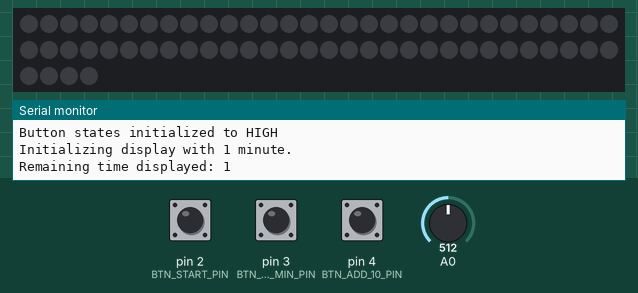
Simulated run of this sketch. Board: Arduino Uno, built with avr-gcc and run on an emulated ATmega328P. On the bench: 64 RGB LEDs in strip order, left to right, continuing on the next row, the last lines printed to the serial monitor. Inputs (shaded band) come from the test bench; at power-on: pin 2 (BTN_START_PIN) HIGH, pin 3 (BTN_ADD_MIN_PIN) HIGH, pin 4 (BTN_ADD_10_PIN) HIGH, A0 = 512. Dim RGB values are drawn brighter than linear; random numbers use the default seed unless the sketch sets one.

Above: at 1.2 s.
1.3 s: pin 2 (BTN_START_PIN) pulled LOW for 0.15 s
At 1.55 s:
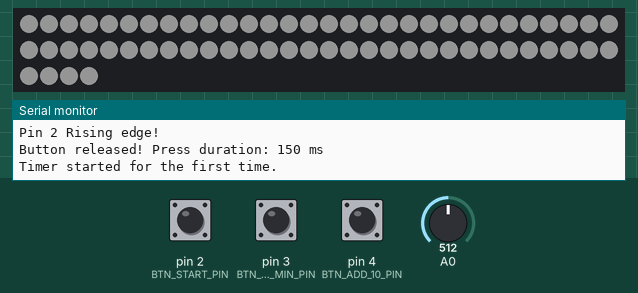
4.4 s: pin 2 (BTN_START_PIN) pulled LOW for 0.15 s
At 6.75 s:
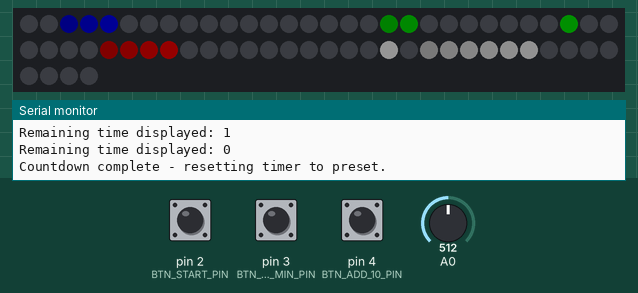
7.5 s: pin 3 (BTN_ADD_MIN_PIN) pulled LOW for 0.15 s
At 8.7 s:
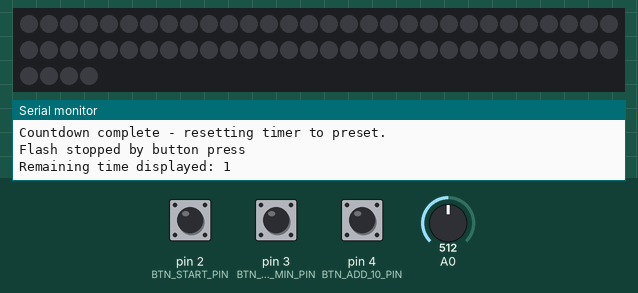
9.1 s: pin 4 (BTN_ADD_10_PIN) pulled LOW for 0.15 s
10.7 s: pin 3 (BTN_ADD_MIN_PIN) pulled LOW for 1 s
At 12.0 s:
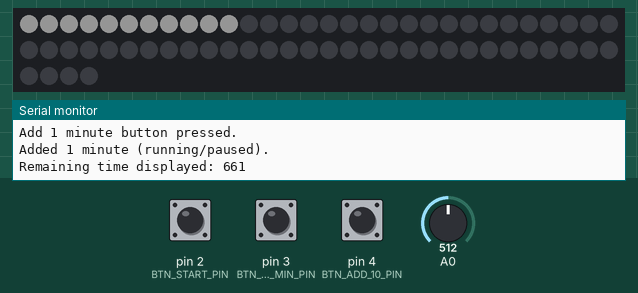
13.2 s: pin 4 (BTN_ADD_10_PIN) pulled LOW for 1 s
Timing chart, 0 to 16.2 s (numbered marks = the images above; inputs shaded):
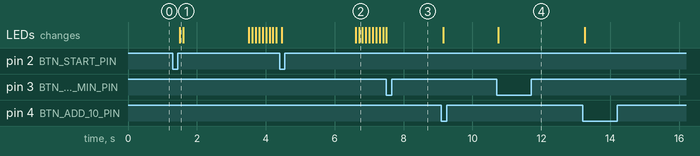

The sketch:

bcc1.ino
```cpp
#include <Adafruit_NeoPixel.h>

// LED matrix configuration
#define LED_PIN       6     // Pin to which the WS2812 matrix is attached
#define NUM_LEDS      64    // Total number of LEDs in the 8x8 matrix

// Button pins (assumed wiring; modify as needed)
#define BTN_START_PIN    2
#define BTN_ADD_MIN_PIN  3
#define BTN_ADD_10_PIN   4

// Maximum time in seconds (64 minutes)
#define MAX_TIME (64 * 60)

// Maximum LED brightness (1/12 of 255)
#define MAX_BRIGHTNESS 20

// Simple debounce delay in milliseconds
#define DEBOUNCE_DELAY 50

// Long press detection time in milliseconds
#define LONG_PRESS_TIME 2000

// Simple edge detection functions with debounce
bool detectFallingEdge(uint8_t pin, int &lastState, unsigned long &unused) {
  int currentState = digitalRead(pin);

  // First check if we have a falling edge
  if (currentState == LOW && lastState == HIGH) {
    Serial.print("Pin ");
    Serial.print(pin);
    Serial.println(" Falling edge!");
    delay(DEBOUNCE_DELAY);
    lastState = currentState;  // Update state after debounce
    return true;
  }

  lastState = currentState;
  return false;
}

bool detectRisingEdge(uint8_t pin, int &lastState, unsigned long &unused) {
  int currentState = digitalRead(pin);

  // First check if we have a rising edge
  if (currentState == HIGH && lastState == LOW) {
    Serial.print("Pin ");
    Serial.print(pin);
    Serial.println(" Rising edge!");
    delay(DEBOUNCE_DELAY);
    lastState = currentState;  // Update state after debounce
    return true;
  }

  lastState = currentState;
  return false;
}

// NeoPixel object
Adafruit_NeoPixel strip = Adafruit_NeoPixel(NUM_LEDS, LED_PIN, NEO_GRB + NEO_KHZ800);

// Global timer variables (in seconds)
unsigned long presetTime = 1;      // initial preset time (changed from 60 to 1)
unsigned long originalTime = 1;    // captures preset time when clock first started (changed from 60 to 1)
unsigned long remainingTime = 1;   // remaining time (in seconds) (changed from 60 to 1)

// Timing for countdown update
unsigned long previousMillis = 0;
const unsigned long interval = 1000;  // update countdown every 1 second

// State variables
bool running = false;
bool hasStarted = false;  // indicates if the timer has ever started (to capture presetTime)
bool countdownFinished = false;
unsigned long lastFlashMillis = 0;
bool flashState = false;

// Variables for button states
int lastBtnStartState = HIGH;
bool btnStartPressed = false;
unsigned long btnStartPressTime = 0;

int lastBtnAddMinState = HIGH;
int lastBtnAdd10State = HIGH;

// Replace the single snake variables with arrays for 4 snakes
const int NUM_SNAKES = 4;
const int MIN_SNAKE_LENGTH = 2;
const int MAX_SNAKE_LENGTH = 7;
int snakeLength[NUM_SNAKES];  // Current length of each snake
int snakeX[NUM_SNAKES][MAX_SNAKE_LENGTH];  // X positions for each snake
int snakeY[NUM_SNAKES][MAX_SNAKE_LENGTH];  // Y positions for each snake
int dirX[NUM_SNAKES];  // X direction for each snake
int dirY[NUM_SNAKES];  // Y direction for each snake

// Colors for each snake (R,G,B)
const uint8_t snakeColors[NUM_SNAKES][3] = {
    {0, 0, MAX_BRIGHTNESS},    // Blue snake
    {0, MAX_BRIGHTNESS, 0},    // Green snake
    {MAX_BRIGHTNESS, 0, 0},    // Red snake
    {MAX_BRIGHTNESS, MAX_BRIGHTNESS, MAX_BRIGHTNESS}  // White snake
};

// Add this with other global variables at the top
bool firstTime = true;  // For snake animation initialization

void setup() {
  // Initialize serial monitor for debugging
  Serial.begin(115200);
  Serial.println("Bedtime counter hello.");

  // Initialize button pins as input with pullup
  pinMode(BTN_START_PIN, INPUT_PULLUP);
  pinMode(BTN_ADD_MIN_PIN, INPUT_PULLUP);
  pinMode(BTN_ADD_10_PIN, INPUT_PULLUP);

  // Initialize button states to their pulled-up state
  lastBtnStartState = HIGH;
  lastBtnAddMinState = HIGH;
  lastBtnAdd10State = HIGH;
  Serial.println("Button states initialized to HIGH");

  // Initialize the LED strip
  strip.begin();
  strip.show(); // Initialize all pixels to 'off'

  // Show initial 1-minute value
  Serial.println("Initializing display with 1 minute.");

  // Initialize random seed
  randomSeed(analogRead(0));

  // Initialize all snakes
  for (int s = 0; s < NUM_SNAKES; s++) {
    snakeLength[s] = random(MIN_SNAKE_LENGTH, MAX_SNAKE_LENGTH + 1);
    for (int i = 0; i < snakeLength[s]; i++) {
      snakeX[s][i] = i;
      snakeY[s][i] = s * 2;  // Start snakes at different Y positions
    }
    dirX[s] = 1;
    dirY[s] = 0;
  }

  updateDisplay();
}

void loop() {
  unsigned long currentMillis = millis();

  // Countdown update
  unsigned long now = millis();
  if (running && (now - previousMillis >= interval)) {
    if (remainingTime > 0) {
      remainingTime--;
      previousMillis = now;  // update previousMillis to current time
      updateDisplay();
    } else {
      running = false;
      countdownFinished = true;  // Start the continuous flash
      Serial.println("Countdown complete - resetting timer to preset.");
      remainingTime = presetTime;  // Reset to preset time
    }
  }

  // Handle finish flash if countdown is complete
  if (countdownFinished) {
    handleFinishFlash();

    // Check any button press to stop flashing
    if (digitalRead(BTN_START_PIN) == LOW ||
        digitalRead(BTN_ADD_MIN_PIN) == LOW ||
        digitalRead(BTN_ADD_10_PIN) == LOW) {
      countdownFinished = false;
      firstTime = true;  // Reset the firstTime flag for next animation
      Serial.println("Flash stopped by button press");
      updateDisplay();
      delay(DEBOUNCE_DELAY);
      while ((digitalRead(BTN_START_PIN) == LOW ||
        digitalRead(BTN_ADD_MIN_PIN) == LOW ||
        digitalRead(BTN_ADD_10_PIN) == LOW)) {
        // wait until button releases
      }
    }
  }

  // Start Button handling

  // Always check for rising edge when button is pressed
  if (btnStartPressed) {
    if (detectRisingEdge(BTN_START_PIN, lastBtnStartState, btnStartPressTime)) {
      unsigned long pressDuration = millis() - btnStartPressTime;
      Serial.print("Button released! Press duration: ");
      Serial.print(pressDuration);
      Serial.println(" ms");

      if (pressDuration >= LONG_PRESS_TIME) {
        running = false;
        originalTime = presetTime =remainingTime = 60;  // Restore to 1 minute
        Serial.println("Long press: Resetting timer to 1 minute.");
        updateDisplay();
      } else {
        if (!hasStarted) {
          originalTime = presetTime;
          remainingTime = originalTime;
          hasStarted = true;
          running = true;
          previousMillis = millis();
          Serial.println("Timer started for the first time.");
          flashWhite();  // Flash white when timer starts
          updateDisplay();
        } else {
          running = !running;
          if (running) {
            previousMillis = millis();
            Serial.println("Timer resumed.");
            updateDisplay();
          } else {
            Serial.println("Timer paused.");
            flashBlue();  // Flash blue when timer is paused
            updateDisplay();
          }
        }
      }
      btnStartPressed = false;
    }
  } else {
    if (detectFallingEdge(BTN_START_PIN, lastBtnStartState, btnStartPressTime)) {
      btnStartPressTime = millis();
      btnStartPressed = true;
      Serial.println("Start button pressed, waiting for release...");
    }
  }

  // Add 1 Minute Button handling
  if (detectFallingEdge(BTN_ADD_MIN_PIN, lastBtnAddMinState, btnStartPressTime)) {
    Serial.println("Add 1 minute button pressed.");
    if (!hasStarted) {
      presetTime += 60;
      if (presetTime > MAX_TIME) {
        presetTime = MAX_TIME;
        flashMaxFeedback();
        Serial.println("Preset time reached maximum of 64 minutes. Feedback flashed.");
      } else {
        Serial.println("Added 1 minute (preset mode).");
      }
      remainingTime = presetTime;  // Update remainingTime to show current preset
      updateDisplay();             // Show the new time
    } else {
      remainingTime += 60;
      if (remainingTime > MAX_TIME) {
        remainingTime = MAX_TIME;
        flashMaxFeedback();
        Serial.println("Remaining time reached maximum of 64 minutes. Feedback flashed.");
      } else {
        Serial.println("Added 1 minute (running/paused).");
      }
      updateDisplay();
    }
  }

  // Add 10 Minutes Button handling
  if (detectFallingEdge(BTN_ADD_10_PIN, lastBtnAdd10State, btnStartPressTime)) {
    Serial.println("Add 10 minutes button pressed.");
    if (!hasStarted) {
      presetTime += 600;
      if (presetTime > MAX_TIME) {
        presetTime = MAX_TIME;
        flashMaxFeedback();
        Serial.println("Preset time reached maximum of 64 minutes. Feedback flashed.");
      } else {
        Serial.println("Added 10 minutes (preset mode).");
      }
      remainingTime = presetTime;  // Update remainingTime to show current preset
      updateDisplay();             // Show the new time
    } else {
      remainingTime += 600;
      if (remainingTime > MAX_TIME) {
        remainingTime = MAX_TIME;
        flashMaxFeedback();
        Serial.println("Remaining time reached maximum of 64 minutes. Feedback flashed.");
      } else {
        Serial.println("Added 10 minutes (running/paused).");
      }
      updateDisplay();
    }
  }
}

void handleFinishFlash() {
  if (firstTime) {
    // Get new random seed each time snakes start
    randomSeed(analogRead(0) + millis());
    // Initialize random snake lengths when animation starts
    for (int s = 0; s < NUM_SNAKES; s++) {
      snakeLength[s] = random(MIN_SNAKE_LENGTH, MAX_SNAKE_LENGTH + 1);
      for (int i = 0; i < snakeLength[s]; i++) {
        snakeX[s][i] = i;
        snakeY[s][i] = s * 2;  // Start snakes at different Y positions
      }
      dirX[s] = 1;
      dirY[s] = 0;
    }
    firstTime = false;
  }

  unsigned long currentMillis = millis();
  if (currentMillis - lastFlashMillis >= 100) {
    lastFlashMillis = currentMillis;

    // Clear display
    for (int i = 0; i < NUM_LEDS; i++) {
      strip.setPixelColor(i, 0);
    }

    // Update and draw each snake
    for (int s = 0; s < NUM_SNAKES; s++) {
      // 25% chance to change direction for each snake
      if (random(100) < 25) {
        int newDir = random(4);
        switch(newDir) {
          case 0: dirX[s] = 1; dirY[s] = 0; break;
          case 1: dirX[s] = -1; dirY[s] = 0; break;
          case 2: dirX[s] = 0; dirY[s] = 1; break;
          case 3: dirX[s] = 0; dirY[s] = -1; break;
        }
      }

      // Move snake segments (start from tail)
      for (int i = 0; i < snakeLength[s] - 1; i++) {
        snakeX[s][i] = snakeX[s][i + 1];
        snakeY[s][i] = snakeY[s][i + 1];
      }

      // Move head
      snakeX[s][snakeLength[s]-1] = (snakeX[s][snakeLength[s]-1] + dirX[s] + 8) % 8;
      snakeY[s][snakeLength[s]-1] = (snakeY[s][snakeLength[s]-1] + dirY[s] + 8) % 8;

      // Draw snake with gradient brightness
      for (int i = 0; i < snakeLength[s]; i++) {
        int pos = snakeY[s][i] * 8 + snakeX[s][i];
        // Calculate brightness - brightest at head, dimmest at tail
        float brightness = (float)MAX_BRIGHTNESS * (i + 1) / snakeLength[s];
        strip.setPixelColor(pos, strip.Color(
          (snakeColors[s][0] * brightness) / MAX_BRIGHTNESS,
          (snakeColors[s][1] * brightness) / MAX_BRIGHTNESS,
          (snakeColors[s][2] * brightness) / MAX_BRIGHTNESS
        ));
      }
    }

    strip.show();
  }
}

// Update the LED matrix display based on remainingTime.
// It lights full brightness white LEDs for each full minute and one LED with adjusted brightness for the fractional minute.
void updateDisplay() {
  // Clear the strip (set all pixels to off)
  for (int i = 0; i < NUM_LEDS; i++) {
    strip.setPixelColor(i, 0); // off
  }

  // Determine the number of full minutes and fraction
  unsigned long fullMinutes = remainingTime / 60;
  int secondsLeft = remainingTime % 60;

  // Light up full minute LEDs (each full minute = full white LED)
  for (int i = 0; i < fullMinutes && i < NUM_LEDS; i++) {
    strip.setPixelColor(i, strip.Color(MAX_BRIGHTNESS, MAX_BRIGHTNESS, MAX_BRIGHTNESS)); // reduced brightness white
  }

  // For the fractional minute, if there is space and if there are remaining seconds:
  if (fullMinutes < NUM_LEDS && secondsLeft > 0) {
    // Calculate brightness proportional to the seconds left
    float brightness = ((float)secondsLeft / 60.0) * MAX_BRIGHTNESS;
    strip.setPixelColor(fullMinutes, strip.Color(brightness, brightness, brightness));
  }

  // Finally, update the LED matrix
  strip.show();

  Serial.print("Remaining time displayed: ");
  Serial.println(remainingTime);
}

// Function to flash all LEDs very fast 3 times as feedback for max time reached
void flashMaxFeedback() {
  for (int i = 0; i < 3; i++) {
    // Turn all LEDs on with blue color
    for (int j = 0; j < NUM_LEDS; j++) {
      strip.setPixelColor(j, strip.Color(0, 0, MAX_BRIGHTNESS));
    }
    strip.show();
    delay(100); // on for 100 ms
    // Turn all LEDs off
    for (int j = 0; j < NUM_LEDS; j++) {
      strip.setPixelColor(j, 0);
    }
    strip.show();
    delay(100); // off for 100 ms
  }
  // Restore the current display after flashing
  updateDisplay();
}

void flashColor(uint8_t red, uint8_t green, uint8_t blue, int flashCount) {
    for (int i = 0; i < flashCount; i++) {
        // Turn all LEDs on with the specified color
        for (int j = 0; j < NUM_LEDS; j++) {
            strip.setPixelColor(j, strip.Color(red, green, blue));
        }
        strip.show();
        delay(100); // on for 100 ms
        // Turn all LEDs off
        for (int j = 0; j < NUM_LEDS; j++) {
            strip.setPixelColor(j, 0);
        }
        strip.show();
        delay(100); // off for 100 ms
    }
}

void flashWhite() {
    flashColor(MAX_BRIGHTNESS, MAX_BRIGHTNESS, MAX_BRIGHTNESS, 1); // Flash white once
}

void flashBlue() {
    flashColor(0, 0, MAX_BRIGHTNESS, 1); // Flash blue once
}
```

Measured:
- after the input at 1.3 s, the LEDs: change after 0.21 s (image 1)
- after the input at 10.7 s, the LEDs: change after 0.06 s (image 4)
